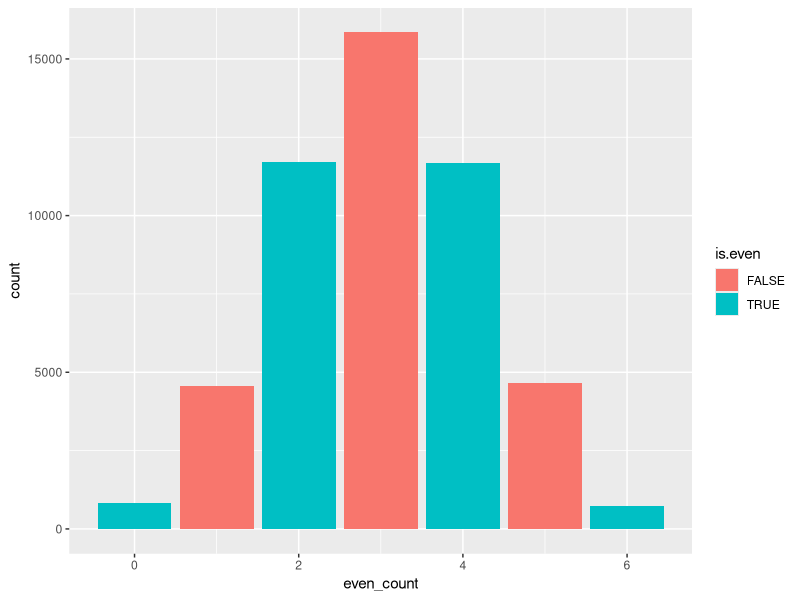
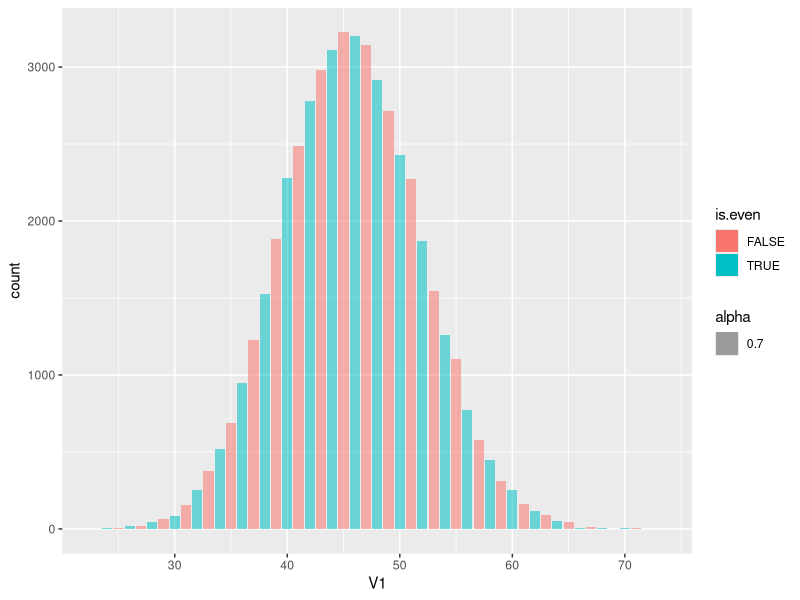
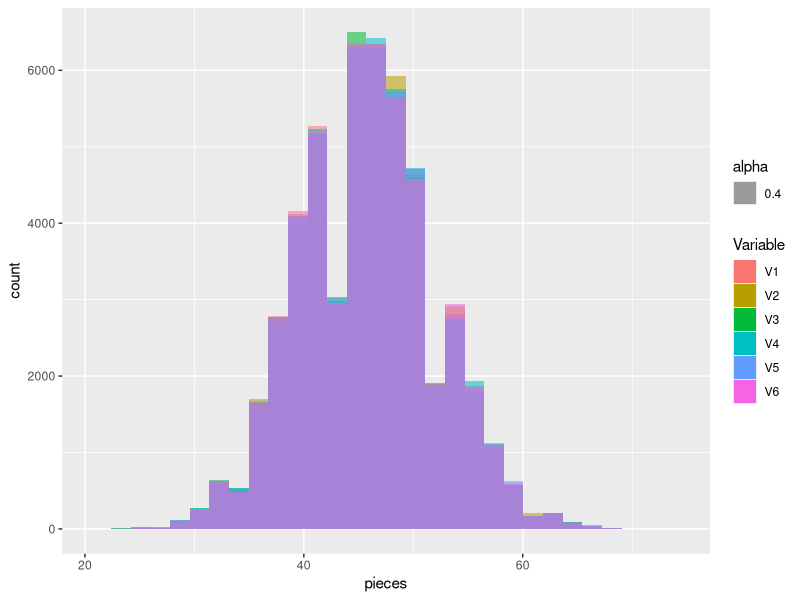
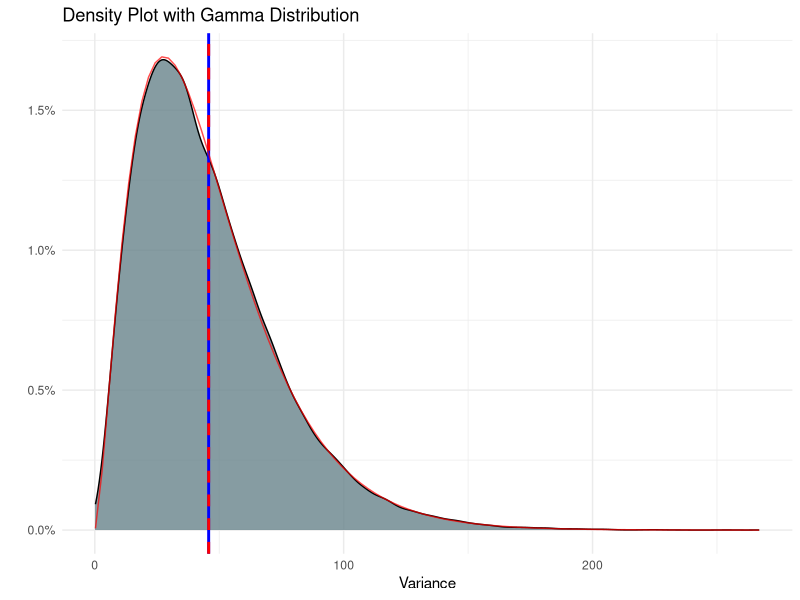
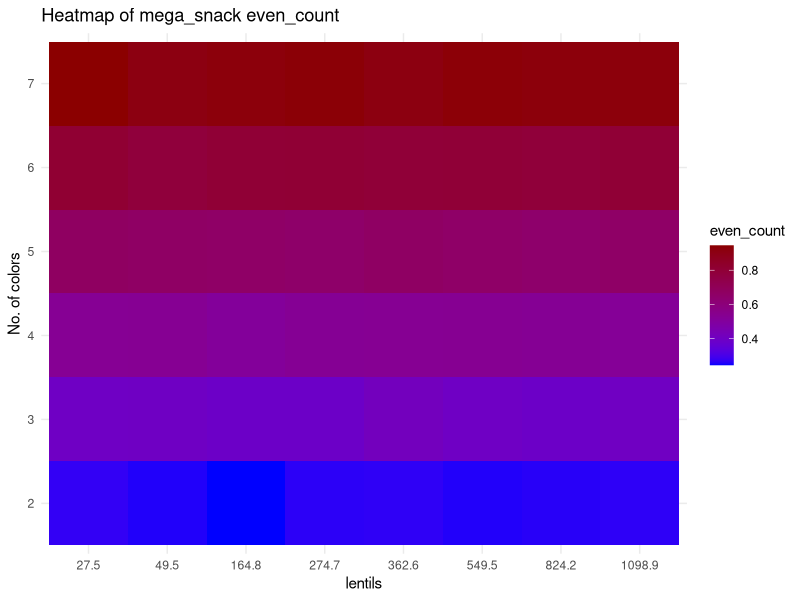
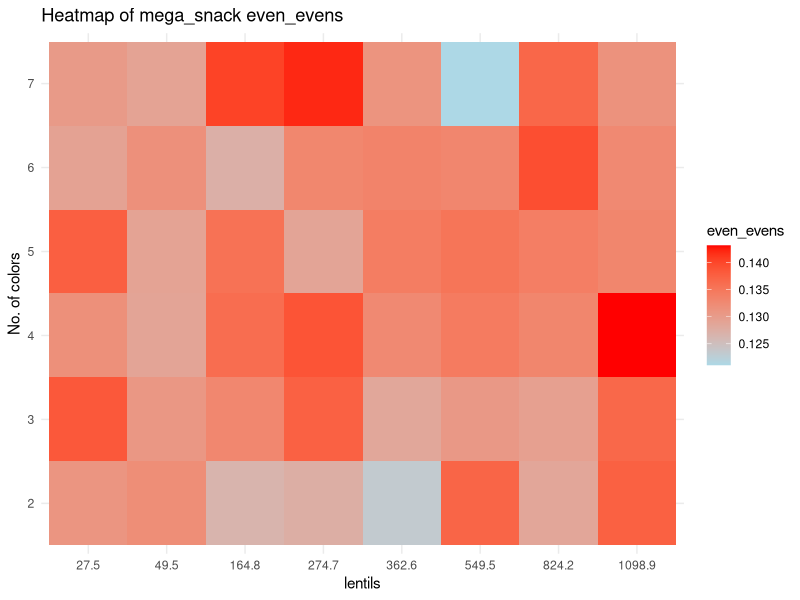
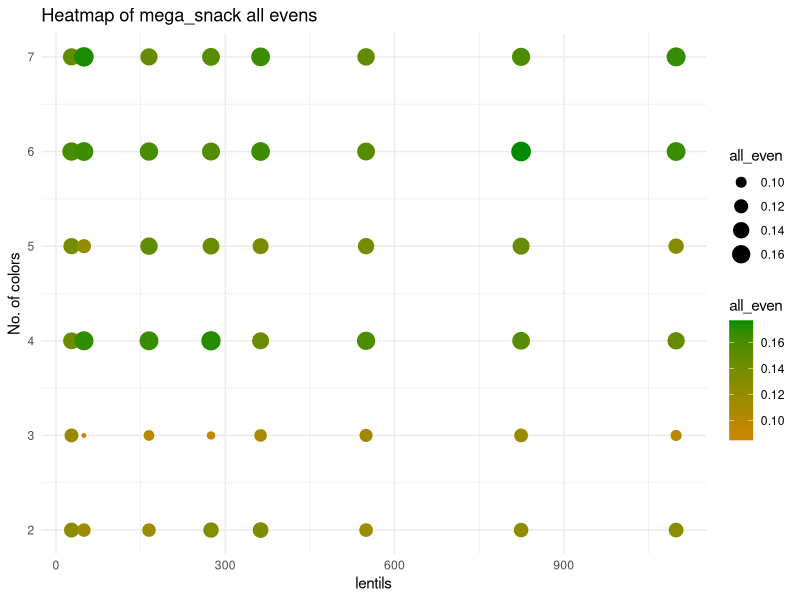
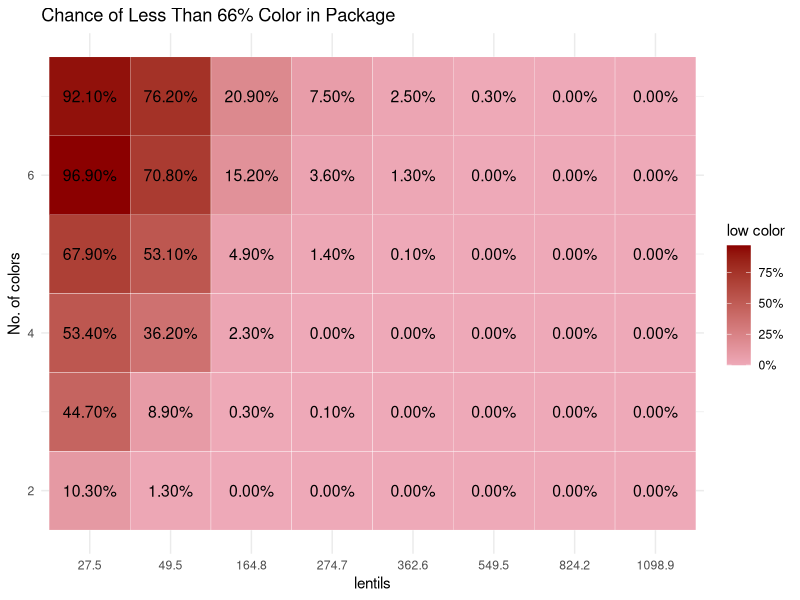

Here is the R script that generated these plots, in order:
## ---- chunk 1
library(tidyverse)
library(MASS) #calculate distribution parameters
library(scales)
## ---- chunk 2
#parameters
nn<- 500          #numbers of bags per sample
n_color<- 6         #unique colors of M&M
gram<- 0.91         #weight of one M&M
bag_g<- 250         #common weight of M&M package
n_unit<- bag_g/gram #M&M per package
av_per_color= n_unit/n_color
paste0("The avarage lentils per color is ", round(av_per_color,2))
## ---- chunk 3
#create bag using sample vector
create_bag<- function(x,tx)
  {
  x<- floor(x)+sample(0:1,1)
  res<- matrix(nrow = 1, ncol = tx)
  colnames(res)<- 1:tx
  S_res<- sample(tx,x,replace = T)
  while(sum(table(S_res)>x))
  {S_res<- S_res[-1]}
  for (i in 1:tx) {
    res[,i] <- sum(S_res==i)
    }
  res
}

#example
create_bag(100,6)

sample_MnM<-function(nn,x_units,t_colors)
  {
  res<- matrix(nrow = nn, ncol = t_colors)
  for (i in 1:nn)
    {res[i,]<- create_bag(x= x_units,tx=t_colors)}
  res
}
## ---- chunk 4
MnM_sample<- sample_MnM(nn*100,n_unit,n_color)

MnM_sample<-
  MnM_sample %>% as_data_frame() %>% 
  mutate(even_count= rowSums(across(everything()  , ~ .x %% 2 == 0)), #how many evens colors there are
         even_evens= rowSums(across(-c(even_count)  , ~ .x %% 2 == 1)) %% 2 ==0, #are the uneven colors even
         var_col=    apply(across(-c(even_count, even_evens)), 1, var), #var of candy per color/ type
         low_col=   rowSums(across(-c(even_count, even_evens,var_col), ~ .x <= 0.6*av_per_color)))

MnM_sample %>% head(6)
MnM_sample$low_col %>% table()
## ---- chunk 5
MnM_sample$even_count %>% 
table()

MnM_sample %>% 
  mutate(is.even = even_count %%2 ==0) %>% 
  ggplot(aes(x= even_count, fill= is.even))+
  geom_bar()

MnM_sample %>%
  mutate(is.even = V1 %%2 ==0) %>% 
  ggplot(aes(x= V1, fill= is.even, alpha= 0.7))+
  geom_bar()

#summary of all colors
rbind(
MnM_sample$V1 %>% summary(),
MnM_sample$V2 %>% summary(),
MnM_sample$V3 %>% summary(),
MnM_sample$V4 %>% summary(),
MnM_sample$V5 %>% summary(),
MnM_sample$V6 %>% summary()
) %>% as.data.frame() %>% cbind(sapply(MnM_sample[,1:6],var,na.rm=1)) %>% 
  rename("Var" ="sapply(MnM_sample[, 1:6], var, na.rm = 1)")
## ---- chunk 6
#test mu is av_per_color
check_mean_hypothesis <- function(data, column_name, X) {
  test_result <- t.test(data[[column_name]], mu = X)
  return(test_result$p.value)
}

columns_to_test <- colnames(MnM_sample[,1:6])  # כל העמודות בטבלה
test_results <- sapply(columns_to_test, function(col) {
  check_mean_hypothesis(MnM_sample, col, av_per_color)
})

t(t(test_results))
## ---- chunk 7
check_mean_hypothesis <- function(data, column_name, X) {
  t.test(data[[column_name]], mu = X)$p.value}

check_two_sample_t_test <- function(data, col1, col2) {
  t.test(data[[col1]], data[[col2]])$p.value}

columns_to_test <- colnames(MnM_sample[,1:6])
num_cols <- length(columns_to_test)
p_value_matrix <- matrix(NA, nrow = num_cols, ncol = num_cols, dimnames = list(columns_to_test, columns_to_test))

# מילוי המטריצה
for (i in 1:num_cols) {
  for (j in 1:num_cols) {
    if (i == j) { #diagonal test of mu
      p_value_matrix[i, j] <- check_mean_hypothesis(MnM_sample, columns_to_test[i], av_per_color)
    } else { # 2 sample t.test
      p_value_matrix[i, j] <- check_two_sample_t_test(MnM_sample, columns_to_test[i], columns_to_test[j])
    }
  }
}

round(as.data.frame(p_value_matrix),4)
## ---- chunk 8
MnM_sample %>%
    pivot_longer(cols = 1:6, names_to = "Variable", values_to = "pieces") %>%
    ggplot(aes(fill=Variable ,x= pieces, alpha= 0.4))+
  geom_histogram(position = "identity")
## ---- chunk 9
# הערכת הפרמטרים של התפלגות גמא
gamma_params <- fitdistr(MnM_sample$var_col, "gamma")$estimate
paste0("the parameters of the gamma shaped var is shape ", round(gamma_params[1],3)," and rate ", round(gamma_params[2],3) )
shape_est <- gamma_params["shape"]
scale_est <- 1 / gamma_params["rate"]  # R משתמש ב-"rate" שהוא הופכי ל-scale

# יצירת גרף עם ההתפלגות של הנתונים + התפלגות גמא מותאמת
MnM_sample %>%
  ggplot(aes(x = var_col, fill = "orange")) +
  geom_density(fill= "lightblue4", alpha= 0.8) +
  geom_vline(xintercept = mean(MnM_sample$var_col), color = "blue", size=1) +
  geom_vline(xintercept = scale_est*shape_est, color = "red", linetype = "dashed", size=1) +
  stat_function(fun = dgamma, args = list(shape = shape_est, scale = scale_est), 
                color = "red", alpha= 0.7) +
  labs(title = "Density Plot with Gamma Distribution",
       x = "Variance",
       y = "") +
  scale_y_continuous(label=scales::label_percent(.1)) + 
  theme_minimal()
## ---- chunk 10
mega_snack<- function(nn,n_unit,n_color)
  {
  m_sample<- length(n_unit)*length(n_color)
  nul_mat= matrix(,nrow = m_sample, ncol = 5)
  res<- cbind(rep(n_unit,length(n_color)),sort(rep(n_color,length(n_unit))),
                                               nul_mat)
  for (i in 1:(dim(res)[1]))
  {
    #print(c(res[i,1],res[i,2]))
    low_color<- 0.666*res[i,1]/(res[i,2])
    small_sample<- sample_MnM(nn,res[i,1],res[i,2])
    small_sample<-
      small_sample %>% as_data_frame() %>% 
      mutate(even_count= rowSums(across(everything()  , ~ .x %% 2 == 0))/n_color, #how many evens colors there are
             even_evens= (rowSums(across(-c(even_count)  , ~ .x %% 2 == 1)) %% 2 ==0)/n_color, #are the uneven colors even
             var_col=    apply(across(c(-even_count, even_evens)), 1, var), #var of candy per color/ type
             all_even=   rowSums(across(everything()  , ~ .x %% 2 == 0))== n_color,
             low_col=   rowSums(across(-c(even_count, even_evens,var_col,all_even), ~ .x <= low_color ))>=1)
    res[i,3]<- mean(small_sample$even_count)
    res[i,4]<- mean(small_sample$even_evens)
    res[i,5]<- mean(small_sample$var_col)
    res[i,6]<- mean(small_sample$all_even)
    res[i,7]<- mean(small_sample$low_col)
      }
  colnames(res)<- c("n_unit", "n_color", "even_count", "even_evens", "var_col","all_even","low_color")
  res
  }
## ---- chunk 11
color_op<- 2:7
grams_op<- c(25,45,150,250,330,500,750,1000)
n_unit_op<- grams_op/gram

mega_snack_1<-
  mega_snack(1000,n_unit_op,color_op) %>% as.data.frame() %>% 
  mutate(n_unit= round(n_unit,1))

mega_snack_1 %>% head(6)
## ---- chunk 12
mega_snack_1 %>%
  ggplot(aes(x = factor((round( n_unit,1) )), y = factor(n_color ), fill = even_count )) +
  geom_tile() +
  scale_fill_gradient(low = "blue", high = "red4") +  # שינוי צבע לפי ערכים
  labs(title = "Heatmap of mega_snack even_count",
       x = "lentils",
       y = "No. of colors",
       fill = "even_count") +
  theme_minimal()
## ---- chunk 13
mega_snack_1 %>%
  ggplot(aes(x = factor((round( n_unit,1) )), y = factor(n_color ), fill = even_evens )) +
  geom_tile() +
  scale_fill_gradient(low = "lightblue", high = "red") +  # שינוי צבע לפי ערכים
  labs(title = "Heatmap of mega_snack even_evens",
       x = "lentils",
       y = "No. of colors",
       fill = "even_evens") +
  theme_minimal()
## ---- chunk 14
mega_snack_1 %>%
  ggplot(aes(x = (round( n_unit,1) ), y = n_color , color = all_even,size = all_even )) +
  geom_point() +
  scale_color_gradient(low = "orange3", high = "green4") +  # שינוי צבע לפי ערכים
  labs(title = "Heatmap of mega_snack all evens",
       x = "lentils",
       y = "No. of colors",
       color = "all_even") +
  theme_minimal()
## ---- chunk 15
mega_snack_1 %>%
  ggplot(aes(x = factor(round(n_unit, 1)), y = n_color, fill = low_color))+
  geom_tile(color = "white") +
    geom_text(aes(label = sprintf("%.2f%%", low_color * 100)), color = "black", size = 4)+  # המרת ערכים לאחוזים
  scale_fill_gradient(low = "pink2", high = "red4",labels = scales::percent)+
 #scale_fill_continuous(label=scales::label_percent(.1))+
  labs(title = "Chance of Less Than 66% Color in Package",
       x = "lentils",
       y = "No. of colors",
       fill = "low color")+
  theme_minimal()
